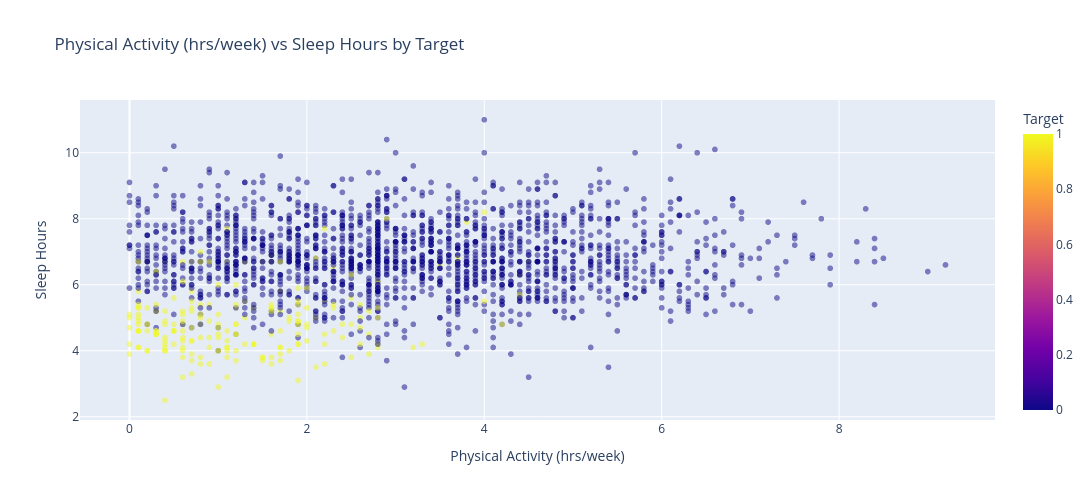

This figure's notebook cell:
### Code cell
anova_three(data, "Physical Activity (hrs/week)", "Sleep Hours")

### Figure 1 — Plotly figure (JSON) as saved in the notebook; plotly's stock layout.template omitted (floating-point values rounded to 4 significant figures; data arrays with more than 128 entries replaced by an {"elided": "..."} marker saying what was removed)
{"data": [{"hovertemplate": "Physical Activity (hrs/week)=%{x}<br>Sleep Hours=%{y}<br>Target=%{marker.color}<extra></extra>", "legendgroup": "", "marker": {"color": {"elided": "2030 int values"}, "coloraxis": "coloraxis", "opacity": 0.5, "symbol": "circle"}, "mode": "markers", "name": "", "showlegend": false, "type": "scattergl", "x": {"elided": "2030 float values"}, "xaxis": "x", "y": {"elided": "2030 float values"}, "yaxis": "y"}], "layout": {"coloraxis": {"colorbar": {"title": {"text": "Target"}}, "colorscale": [[0, "#0d0887"], [0.1111, "#46039f"], [0.2222, "#7201a8"], [0.3333, "#9c179e"], [0.4444, "#bd3786"], [0.5556, "#d8576b"], [0.6667, "#ed7953"], [0.7778, "#fb9f3a"], [0.8889, "#fdca26"], [1, "#f0f921"]]}, "height": 500, "legend": {"tracegroupgap": 0}, "title": {"text": "Physical Activity (hrs/week) vs Sleep Hours by Target"}, "width": 1200, "xaxis": {"anchor": "y", "domain": [0, 1], "title": {"text": "Physical Activity (hrs/week)"}}, "yaxis": {"anchor": "x", "domain": [0, 1], "title": {"text": "Sleep Hours"}}}}
